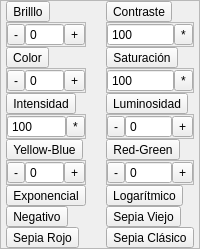
          <widget class="QFrame" name="frame_3">
           <property name="frameShape">
            <enum>QFrame::StyledPanel</enum>
           </property>
           <property name="frameShadow">
            <enum>QFrame::Raised</enum>
           </property>
           <layout class="QGridLayout" name="gridLayout_5">
            <property name="leftMargin">
             <number>0</number>
            </property>
            <property name="topMargin">
             <number>0</number>
            </property>
            <property name="rightMargin">
             <number>0</number>
            </property>
            <property name="bottomMargin">
             <number>0</number>
            </property>
            <property name="horizontalSpacing">
             <number>15</number>
            </property>
            <property name="verticalSpacing">
             <number>0</number>
            </property>
            <item row="8" column="0">
             <widget class="QToolButton" name="expo">
              <property name="text">
               <string>Exponencial</string>
              </property>
              <property name="icon">
               <iconset>
                <normaloff>../logos/exp_f.svg</normaloff>../logos/exp_f.svg</iconset>
              </property>
              <property name="iconSize">
               <size>
                <width>25</width>
                <height>30</height>
               </size>
              </property>
              <property name="toolButtonStyle">
               <enum>Qt::ToolButtonFollowStyle</enum>
              </property>
             </widget>
            </item>
            <item row="6" column="1">
             <widget class="QToolButton" name="toolButton_17">
              <property name="text">
               <string>Red-Green</string>
              </property>
              <property name="icon">
               <iconset>
                <normaloff>../logos/a_lab.svg</normaloff>../logos/a_lab.svg</iconset>
              </property>
              <property name="iconSize">
               <size>
                <width>25</width>
                <height>30</height>
               </size>
              </property>
              <property name="toolButtonStyle">
               <enum>Qt::ToolButtonFollowStyle</enum>
              </property>
             </widget>
            </item>
            <item row="4" column="0">
             <widget class="QToolButton" name="toolButton_14">
              <property name="text">
               <string>Intensidad</string>
              </property>
              <property name="icon">
               <iconset>
                <normaloff>../logos/val.svg</normaloff>../logos/val.svg</iconset>
              </property>
              <property name="iconSize">
               <size>
                <width>25</width>
                <height>30</height>
               </size>
              </property>
              <property name="toolButtonStyle">
               <enum>Qt::ToolButtonFollowStyle</enum>
              </property>
             </widget>
            </item>
            <item row="0" column="1">
             <widget class="QToolButton" name="toolButton_11">
              <property name="text">
               <string>Contraste</string>
              </property>
              <property name="icon">
               <iconset>
                <normaloff>../logos/contraste.svg</normaloff>../logos/contraste.svg</iconset>
              </property>
              <property name="iconSize">
               <size>
                <width>25</width>
                <height>30</height>
               </size>
              </property>
              <property name="toolButtonStyle">
               <enum>Qt::ToolButtonFollowStyle</enum>
              </property>
             </widget>
            </item>
            <item row="4" column="1">
             <widget class="QToolButton" name="toolButton_15">
              <property name="text">
               <string>Luminosidad</string>
              </property>
              <property name="icon">
               <iconset>
                <normaloff>../logos/lum.svg</normaloff>../logos/lum.svg</iconset>
              </property>
              <property name="iconSize">
               <size>
                <width>25</width>
                <height>30</height>
               </size>
              </property>
              <property name="toolButtonStyle">
               <enum>Qt::ToolButtonFollowStyle</enum>
              </property>
             </widget>
            </item>
            <item row="9" column="0">
             <widget class="QToolButton" name="negativo">
              <property name="text">
               <string>Negativo</string>
              </property>
              <property name="icon">
               <iconset>
                <normaloff>../logos/neg_prev.svg</normaloff>../logos/neg_prev.svg</iconset>
              </property>
              <property name="iconSize">
               <size>
                <width>25</width>
                <height>30</height>
               </size>
              </property>
              <property name="toolButtonStyle">
               <enum>Qt::ToolButtonFollowStyle</enum>
              </property>
             </widget>
            </item>
            <item row="2" column="1">
             <widget class="QToolButton" name="toolButton_13">
              <property name="text">
               <string>Saturación</string>
              </property>
              <property name="icon">
               <iconset>
                <normaloff>../logos/sat.svg</normaloff>../logos/sat.svg</iconset>
              </property>
              <property name="iconSize">
               <size>
                <width>25</width>
                <height>30</height>
               </size>
              </property>
              <property name="toolButtonStyle">
               <enum>Qt::ToolButtonFollowStyle</enum>
              </property>
             </widget>
            </item>
            <item row="3" column="1">
             <widget class="QFrame" name="frame_sat_sp">
              <property name="frameShape">
               <enum>QFrame::StyledPanel</enum>
              </property>
              <property name="frameShadow">
               <enum>QFrame::Raised</enum>
              </property>
              <layout class="QHBoxLayout" name="horizontalLayout_15">
               <property name="spacing">
                <number>0</number>
               </property>
               <property name="leftMargin">
                <number>0</number>
               </property>
               <property name="topMargin">
                <number>0</number>
               </property>
               <property name="rightMargin">
                <number>0</number>
               </property>
               <property name="bottomMargin">
                <number>0</number>
               </property>
               <item>
                <widget class="QSpinBox" name="sp_sat">
                 <property name="buttonSymbols">
                  <enum>QAbstractSpinBox::NoButtons</enum>
                 </property>
                 <property name="minimum">
                  <number>1</number>
                 </property>
                 <property name="maximum">
                  <number>200</number>
                 </property>
                 <property name="value">
                  <number>100</number>
                 </property>
                 <property name="displayIntegerBase">
                  <number>10</number>
                 </property>
                </widget>
               </item>
               <item>
                <widget class="QToolButton" name="sat_pos">
                 <property name="text">
                  <string>*</string>
                 </property>
                 <property name="icon">
                  <iconset>
                   <normaloff>../logos/multip.svg</normaloff>../logos/multip.svg</iconset>
                 </property>
                </widget>
               </item>
              </layout>
             </widget>
            </item>
            <item row="1" column="0">
             <widget class="QFrame" name="frame_brillo_sp">
              <property name="frameShape">
               <enum>QFrame::StyledPanel</enum>
              </property>
              <property name="frameShadow">
               <enum>QFrame::Raised</enum>
              </property>
              <layout class="QHBoxLayout" name="horizontalLayout_19">
               <property name="spacing">
                <number>0</number>
               </property>
               <property name="leftMargin">
                <number>0</number>
               </property>
               <property name="topMargin">
                <number>0</number>
               </property>
               <property name="rightMargin">
                <number>0</number>
               </property>
               <property name="bottomMargin">
                <number>0</number>
               </property>
               <item>
                <widget class="QToolButton" name="brillo_neg">
                 <property name="text">
                  <string>-</string>
                 </property>
                 <property name="icon">
                  <iconset>
                   <normaloff>../logos/negativ.svg</normaloff>../logos/negativ.svg</iconset>
                 </property>
                </widget>
               </item>
               <item>
                <widget class="QSpinBox" name="sp_brillo">
                 <property name="buttonSymbols">
                  <enum>QAbstractSpinBox::NoButtons</enum>
                 </property>
                 <property name="minimum">
                  <number>0</number>
                 </property>
                 <property name="maximum">
                  <number>128</number>
                 </property>
                 <property name="value">
                  <number>0</number>
                 </property>
                </widget>
               </item>
               <item>
                <widget class="QToolButton" name="brillo_pos">
                 <property name="text">
                  <string>+</string>
                 </property>
                 <property name="icon">
                  <iconset>
                   <normaloff>../logos/posit.svg</normaloff>../logos/posit.svg</iconset>
                 </property>
                </widget>
               </item>
              </layout>
             </widget>
            </item>
            <item row="10" column="0">
             <widget class="QToolButton" name="sepia3">
              <property name="text">
               <string>Sepia Rojo</string>
              </property>
              <property name="icon">
               <iconset>
                <normaloff>../logos/sep_c_prev.svg</normaloff>../logos/sep_c_prev.svg</iconset>
              </property>
              <property name="iconSize">
               <size>
                <width>25</width>
                <height>30</height>
               </size>
              </property>
              <property name="toolButtonStyle">
               <enum>Qt::ToolButtonFollowStyle</enum>
              </property>
             </widget>
            </item>
            <item row="7" column="1">
             <widget class="QFrame" name="frame_b_sp">
              <property name="frameShape">
               <enum>QFrame::StyledPanel</enum>
              </property>
              <property name="frameShadow">
               <enum>QFrame::Raised</enum>
              </property>
              <layout class="QHBoxLayout" name="horizontalLayout_13">
               <property name="spacing">
                <number>0</number>
               </property>
               <property name="leftMargin">
                <number>0</number>
               </property>
               <property name="topMargin">
                <number>0</number>
               </property>
               <property name="rightMargin">
                <number>0</number>
               </property>
               <property name="bottomMargin">
                <number>0</number>
               </property>
               <item>
                <widget class="QToolButton" name="b_neg">
                 <property name="text">
                  <string>-</string>
                 </property>
                 <property name="icon">
                  <iconset>
                   <normaloff>../logos/negativ.svg</normaloff>../logos/negativ.svg</iconset>
                 </property>
                </widget>
               </item>
               <item>
                <widget class="QSpinBox" name="sp_b">
                 <property name="buttonSymbols">
                  <enum>QAbstractSpinBox::NoButtons</enum>
                 </property>
                 <property name="minimum">
                  <number>0</number>
                 </property>
                 <property name="maximum">
                  <number>100</number>
                 </property>
                 <property name="singleStep">
                  <number>1</number>
                 </property>
                 <property name="value">
                  <number>0</number>
                 </property>
                </widget>
               </item>
               <item>
                <widget class="QToolButton" name="b_pos">
                 <property name="text">
                  <string>+</string>
                 </property>
                 <property name="icon">
                  <iconset>
                   <normaloff>../logos/posit.svg</normaloff>../logos/posit.svg</iconset>
                 </property>
                </widget>
               </item>
              </layout>
             </widget>
            </item>
            <item row="9" column="1">
             <widget class="QToolButton" name="sepia1">
              <property name="text">
               <string>Sepia Viejo</string>
              </property>
              <property name="icon">
               <iconset>
                <normaloff>../logos/sep_v_prev.svg</normaloff>../logos/sep_v_prev.svg</iconset>
              </property>
              <property name="iconSize">
               <size>
                <width>25</width>
                <height>30</height>
               </size>
              </property>
              <property name="toolButtonStyle">
               <enum>Qt::ToolButtonFollowStyle</enum>
              </property>
             </widget>
            </item>
            <item row="8" column="1">
             <widget class="QToolButton" name="loga">
              <property name="text">
               <string>Logarítmico</string>
              </property>
              <property name="icon">
               <iconset>
                <normaloff>../logos/log_f.svg</normaloff>../logos/log_f.svg</iconset>
              </property>
              <property name="iconSize">
               <size>
                <width>25</width>
                <height>30</height>
               </size>
              </property>
              <property name="toolButtonStyle">
               <enum>Qt::ToolButtonFollowStyle</enum>
              </property>
             </widget>
            </item>
            <item row="6" column="0">
             <widget class="QToolButton" name="toolButton_16">
              <property name="text">
               <string>Yellow-Blue</string>
              </property>
              <property name="icon">
               <iconset>
                <normaloff>../logos/b_lab.svg</normaloff>../logos/b_lab.svg</iconset>
              </property>
              <property name="iconSize">
               <size>
                <width>25</width>
                <height>30</height>
               </size>
              </property>
              <property name="toolButtonStyle">
               <enum>Qt::ToolButtonFollowStyle</enum>
              </property>
             </widget>
            </item>
            <item row="10" column="1">
             <widget class="QToolButton" name="sepia2">
              <property name="text">
               <string>Sepia Clásico</string>
              </property>
              <property name="icon">
               <iconset>
                <normaloff>../logos/sep_c_prev_r.svg</normaloff>../logos/sep_c_prev_r.svg</iconset>
              </property>
              <property name="iconSize">
               <size>
                <width>25</width>
                <height>30</height>
               </size>
              </property>
              <property name="toolButtonStyle">
               <enum>Qt::ToolButtonTextBesideIcon</enum>
              </property>
             </widget>
            </item>
            <item row="7" column="0">
             <widget class="QFrame" name="frame_a_sp">
              <property name="frameShape">
               <enum>QFrame::StyledPanel</enum>
              </property>
              <property name="frameShadow">
               <enum>QFrame::Raised</enum>
              </property>
              <layout class="QHBoxLayout" name="horizontalLayout_14">
               <property name="spacing">
                <number>0</number>
               </property>
               <property name="leftMargin">
                <number>0</number>
               </property>
               <property name="topMargin">
                <number>0</number>
               </property>
               <property name="rightMargin">
                <number>0</number>
               </property>
               <property name="bottomMargin">
                <number>0</number>
               </property>
               <item>
                <widget class="QToolButton" name="a_neg">
                 <property name="text">
                  <string>-</string>
                 </property>
                 <property name="icon">
                  <iconset>
                   <normaloff>../logos/negativ.svg</normaloff>../logos/negativ.svg</iconset>
                 </property>
                </widget>
               </item>
               <item>
                <widget class="QSpinBox" name="sp_a">
                 <property name="buttonSymbols">
                  <enum>QAbstractSpinBox::NoButtons</enum>
                 </property>
                 <property name="maximum">
                  <number>100</number>
                 </property>
                 <property name="value">
                  <number>0</number>
                 </property>
                </widget>
               </item>
               <item>
                <widget class="QToolButton" name="a_pos">
                 <property name="text">
                  <string>+</string>
                 </property>
                 <property name="icon">
                  <iconset>
                   <normaloff>../logos/posit.svg</normaloff>../logos/posit.svg</iconset>
                 </property>
                </widget>
               </item>
              </layout>
             </widget>
            </item>
            <item row="5" column="0">
             <widget class="QFrame" name="frame_inten_sp">
              <property name="frameShape">
               <enum>QFrame::StyledPanel</enum>
              </property>
              <property name="frameShadow">
               <enum>QFrame::Raised</enum>
              </property>
              <layout class="QHBoxLayout" name="horizontalLayout_17">
               <property name="spacing">
                <number>0</number>
               </property>
               <property name="leftMargin">
                <number>0</number>
               </property>
               <property name="topMargin">
                <number>0</number>
               </property>
               <property name="rightMargin">
                <number>0</number>
               </property>
               <property name="bottomMargin">
                <number>0</number>
               </property>
               <item>
                <widget class="QSpinBox" name="sp_inten">
                 <property name="buttonSymbols">
                  <enum>QAbstractSpinBox::NoButtons</enum>
                 </property>
                 <property name="minimum">
                  <number>1</number>
                 </property>
                 <property name="maximum">
                  <number>180</number>
                 </property>
                 <property name="value">
                  <number>100</number>
                 </property>
                </widget>
               </item>
               <item>
                <widget class="QToolButton" name="inten_pos">
                 <property name="text">
                  <string>*</string>
                 </property>
                 <property name="icon">
                  <iconset>
                   <normaloff>../logos/multip.svg</normaloff>../logos/multip.svg</iconset>
                 </property>
                </widget>
               </item>
              </layout>
             </widget>
            </item>
            <item row="5" column="1">
             <widget class="QFrame" name="frame_lum_sp">
              <property name="frameShape">
               <enum>QFrame::StyledPanel</enum>
              </property>
              <property name="frameShadow">
               <enum>QFrame::Raised</enum>
              </property>
              <layout class="QHBoxLayout" name="horizontalLayout_20">
               <property name="spacing">
                <number>0</number>
               </property>
               <property name="leftMargin">
                <number>0</number>
               </property>
               <property name="topMargin">
                <number>0</number>
               </property>
               <property name="rightMargin">
                <number>0</number>
               </property>
               <property name="bottomMargin">
                <number>0</number>
               </property>
               <item>
                <widget class="QToolButton" name="lum_neg">
                 <property name="text">
                  <string>-</string>
                 </property>
                 <property name="icon">
                  <iconset>
                   <normaloff>../logos/negativ.svg</normaloff>../logos/negativ.svg</iconset>
                 </property>
                </widget>
               </item>
               <item>
                <widget class="QSpinBox" name="sp_lum">
                 <property name="buttonSymbols">
                  <enum>QAbstractSpinBox::NoButtons</enum>
                 </property>
                 <property name="maximum">
                  <number>100</number>
                 </property>
                 <property name="value">
                  <number>0</number>
                 </property>
                </widget>
               </item>
               <item>
                <widget class="QToolButton" name="lum_pos">
                 <property name="text">
                  <string>+</string>
                 </property>
                 <property name="icon">
                  <iconset>
                   <normaloff>../logos/posit.svg</normaloff>../logos/posit.svg</iconset>
                 </property>
                </widget>
               </item>
              </layout>
             </widget>
            </item>
            <item row="0" column="0">
             <widget class="QToolButton" name="toolButton_10">
              <property name="text">
               <string>Brilllo</string>
              </property>
              <property name="icon">
               <iconset>
                <normaloff>../logos/brillo.svg</normaloff>../logos/brillo.svg</iconset>
              </property>
              <property name="iconSize">
               <size>
                <width>25</width>
                <height>30</height>
               </size>
              </property>
              <property name="toolButtonStyle">
               <enum>Qt::ToolButtonFollowStyle</enum>
              </property>
             </widget>
            </item>
            <item row="3" column="0">
             <widget class="QFrame" name="frame_hue_sp">
              <property name="frameShape">
               <enum>QFrame::StyledPanel</enum>
              </property>
              <property name="frameShadow">
               <enum>QFrame::Raised</enum>
              </property>
              <layout class="QHBoxLayout" name="horizontalLayout_18">
               <property name="spacing">
                <number>0</number>
               </property>
               <property name="leftMargin">
                <number>0</number>
               </property>
               <property name="topMargin">
                <number>0</number>
               </property>
               <property name="rightMargin">
                <number>0</number>
               </property>
               <property name="bottomMargin">
                <number>0</number>
               </property>
               <item>
                <widget class="QToolButton" name="hue_neg">
                 <property name="text">
                  <string>-</string>
                 </property>
                 <property name="icon">
                  <iconset>
                   <normaloff>../logos/negativ.svg</normaloff>../logos/negativ.svg</iconset>
                 </property>
                </widget>
               </item>
               <item>
                <widget class="QSpinBox" name="sp_hue">
                 <property name="buttonSymbols">
                  <enum>QAbstractSpinBox::NoButtons</enum>
                 </property>
                 <property name="minimum">
                  <number>0</number>
                 </property>
                 <property name="maximum">
                  <number>180</number>
                 </property>
                 <property name="value">
                  <number>0</number>
                 </property>
                </widget>
               </item>
               <item>
                <widget class="QToolButton" name="hue_pos">
                 <property name="text">
                  <string>+</string>
                 </property>
                 <property name="icon">
                  <iconset>
                   <normaloff>../logos/posit.svg</normaloff>../logos/posit.svg</iconset>
                 </property>
                </widget>
               </item>
              </layout>
             </widget>
            </item>
            <item row="2" column="0">
             <widget class="QToolButton" name="toolButton_12">
              <property name="text">
               <string>Color</string>
              </property>
              <property name="icon">
               <iconset>
                <normaloff>../logos/hue.svg</normaloff>../logos/hue.svg</iconset>
              </property>
              <property name="iconSize">
               <size>
                <width>25</width>
                <height>30</height>
               </size>
              </property>
              <property name="toolButtonStyle">
               <enum>Qt::ToolButtonFollowStyle</enum>
              </property>
             </widget>
            </item>
            <item row="1" column="1">
             <widget class="QFrame" name="frame_contraste_sp">
              <property name="frameShape">
               <enum>QFrame::StyledPanel</enum>
              </property>
              <property name="frameShadow">
               <enum>QFrame::Raised</enum>
              </property>
              <layout class="QHBoxLayout" name="horizontalLayout_16">
               <property name="spacing">
                <number>0</number>
               </property>
               <property name="leftMargin">
                <number>0</number>
               </property>
               <property name="topMargin">
                <number>0</number>
               </property>
               <property name="rightMargin">
                <number>0</number>
               </property>
               <property name="bottomMargin">
                <number>0</number>
               </property>
               <item>
                <widget class="QSpinBox" name="contraste_sp">
                 <property name="buttonSymbols">
                  <enum>QAbstractSpinBox::NoButtons</enum>
                 </property>
                 <property name="minimum">
                  <number>1</number>
                 </property>
                 <property name="maximum">
                  <number>200</number>
                 </property>
                 <property name="value">
                  <number>100</number>
                 </property>
                </widget>
               </item>
               <item>
                <widget class="QToolButton" name="contraste_mul">
                 <property name="text">
                  <string>*</string>
                 </property>
                 <property name="icon">
                  <iconset>
                   <normaloff>../logos/multip.svg</normaloff>../logos/multip.svg</iconset>
                 </property>
                </widget>
               </item>
              </layout>
             </widget>
            </item>
           </layout>
          </widget>
